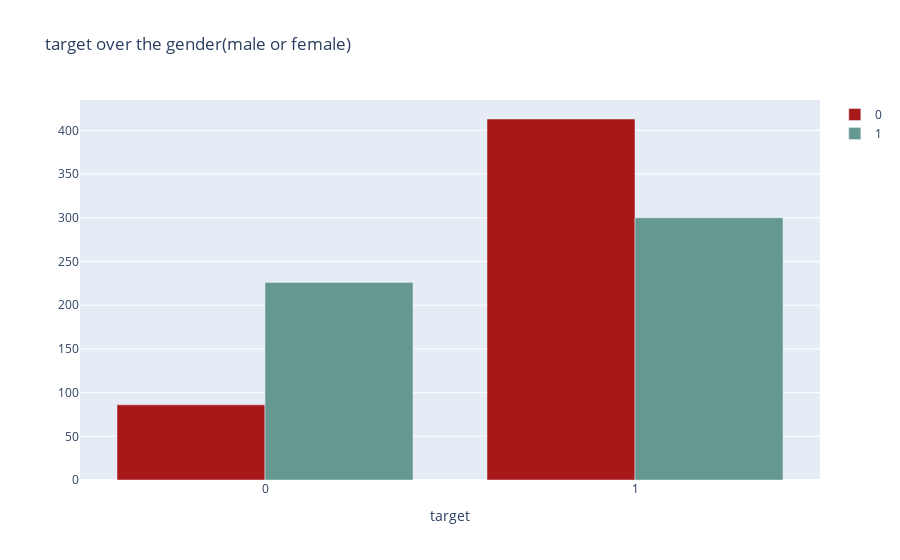

The notebook cell saved with this chart:
### Markdown cell above
From the graphical representation of target we can see that 51.3% of people have heart disease and the rest 48.7% don't.

### Code cell
col='sex'
d1=df2[df2['target']==0]
d2=df2[df2['target']==1]
v1=d1[col].value_counts().reset_index()
v1=v1.rename(columns={col:'count','index':col})
v1['percent']=v1['count'].apply(lambda x : 100*x/sum(v1['count']))
v1=v1.sort_values(col)
v2=d2[col].value_counts().reset_index()
v2=v2.rename(columns={col:'count','index':col})
v2['percent']=v2['count'].apply(lambda x : 100*x/sum(v2['count']))
v2=v2.sort_values(col)
trace1 = go.Bar(x=v1[col], y=v1["count"], name=0, marker=dict(color="#a91818"))
trace2 = go.Bar(x=v2[col], y=v2["count"], name=1, marker=dict(color="#659890"))
data = [trace1, trace2]
layout={'title':"target over the gender(male or female)",'xaxis':{'title':"target"}}
fig = go.Figure(data, layout=layout)
iplot(fig)

### Figure 1 — Plotly figure (JSON) as saved in the notebook; plotly's stock layout.template omitted (floating-point values rounded to 4 significant figures)
{"data": [{"marker": {"color": "#a91818"}, "name": "0", "type": "bar", "x": [0, 1], "y": [86, 413]}, {"marker": {"color": "#659890"}, "name": "1", "type": "bar", "x": [0, 1], "y": [226, 300]}], "layout": {"title": {"text": "target over the gender(male or female)"}, "xaxis": {"title": {"text": "target"}}}}
